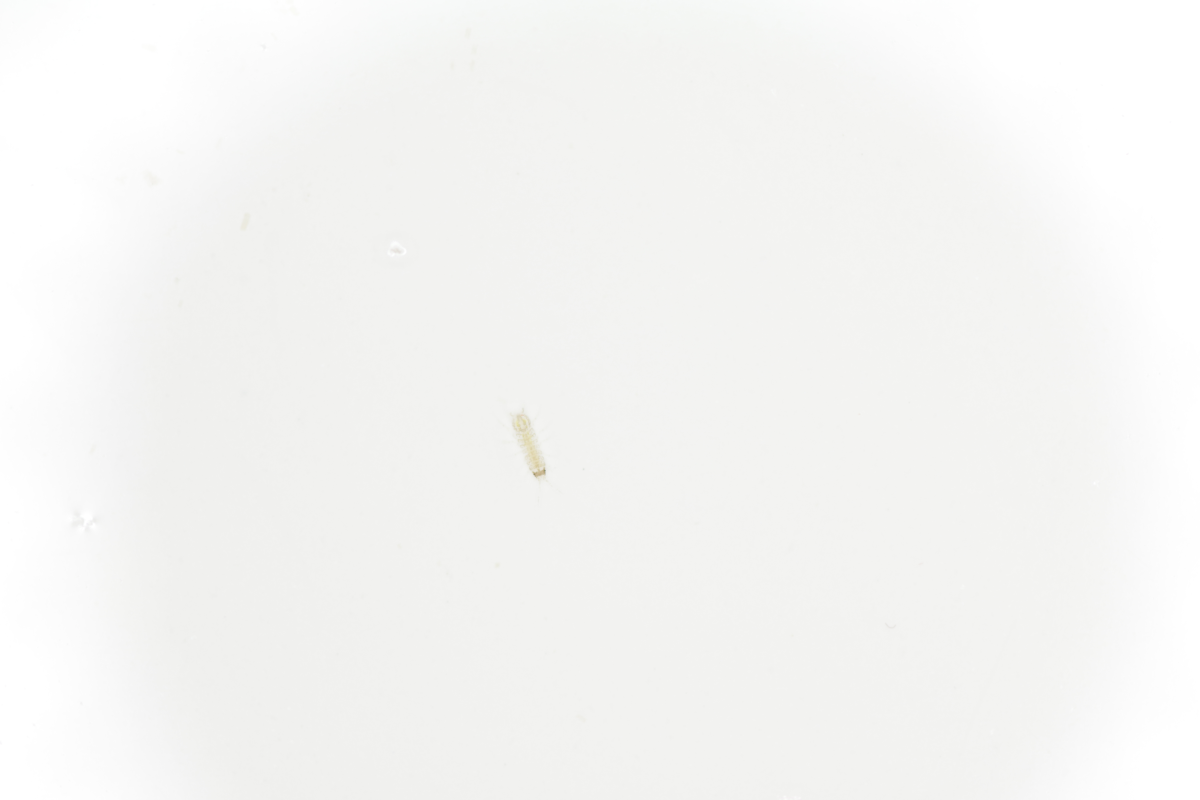
#> input picture python/camera/in/fam137_01_t2.jpg, 6000 x 4000 px (shown at 1/5 size); its folder holds only this picture in this run
$ python iso-cv-camera.py   (older library calls are emulated)
#> lines starting #> are read from the running program, lines starting #| are printed output that depends on the picture
# -*- coding: utf-8 -*-
"""
Created: 2017/10/25
Last Update: 2018/03/20
Version 2.9.1
@author: Moritz Lürig
"""

# %% import packages

import cv2
import os
import copy
import numpy as np
import numpy.ma as ma
from collections import Counter
import fileinput

#import shutil
#import re
#from PIL import Image


#%% set directories

# make this your directory
os.chdir("E:\GitHub\\iso-cv\\python\\camera")

# you need thee folders:
in_dir = "in" # raw colour images
gray_dir = "gray" # grayscale images with adjusted brightness
out_dir = "out" # output directory with control images and text files

for folder in [in_dir, gray_dir, out_dir]:
    if not os.path.exists(folder):
        os.makedirs(folder)


#%% adjust grayscale

ref = 240 # set reference value, depending on your brightness (fairly arbitrarily, between 180 and 248) - all images will have their histograms adjusted to this value

for i in os.listdir(in_dir):
    if i.endswith(".jpg") or i.endswith(".JPG"):

        new_img_name = os.path.splitext(i)[0] + "_gray" +  ".jpg"

# read imgs, check if exists to prevent overwriting
        if not os.path.isfile(os.path.join(gray_dir, new_img_name)):
            img = cv2.imread(os.path.join(in_dir, i),0)

# reduce resolution by 50% - important if you have a lot of images
            img = cv2.resize(img, (0,0), fx=0.5, fy=0.5)
#> img: shape (2000, 3000)

# threshold and collapse pixels into vector
            ret,thresh_img = cv2.threshold(img,245,0,cv2.THRESH_TOZERO_INV)
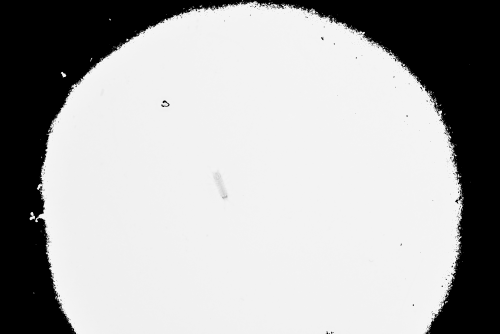
#> thresh_img: shape (2000, 3000) (shown at 1/6 size); min 0, max 245, mean 171.7
            erosion = cv2.erode(thresh_img,np.ones((7,7), np.uint8),iterations = 5)
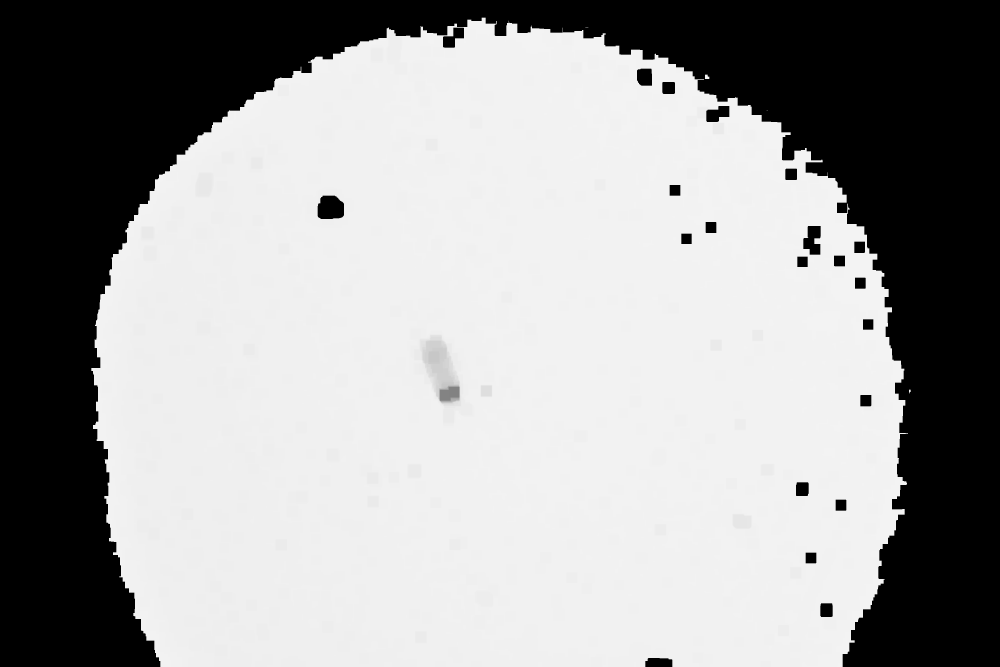
#> erosion: shape (2000, 3000) (shown at 1/3 size); min 0, max 244, mean 158.6
            vec = np.ravel(erosion[np.nonzero(erosion)])

# find most common grayscale values in vector
            mc = Counter(vec).most_common(9)
#> mc = [(242, 1336501), (241, 1076956), (240, 603131), (239, 506130), (243, 230547), (238, 116385), (237, 27540), (236, 14479), (234, 9245)]
            g = [item[0] for item in mc]
#> g = [242, 241, 240, 239, 243, 238, 237, 236, 234]
            med = np.median(g)
#> med = 239

# correct picture by subtraction or addition from reference (240)
            img_corr = img - (med-ref)
            print(new_img_name)

# save adjusted image
            cv2.imwrite(os.path.join(gray_dir, new_img_name), img_corr)

#%% set detection and phenotyping parameters + make textfile

detection_value = 799 # lower = lower sensitivity (e.g. if extremities are too clearly visible)
detection_iterations = 3 # higher = removes more noise from the picture, but also cuts pixels of objects

phenotyping_value = 599
phenotyping_iterations = 3

# add pixels to borders of object
kernel_close = (3,3) # the bigger the more gets added, increase if your isopods are "holey
iterations_close = 3

 # cut off pixels around borders of object
kernel_open = (7,7)  # the bigger the more gets cut off, increase if legs and antennae need to be trimmed
iterations_open = 3


# make ouput text files
if not os.path.isfile(os.path.join(out_dir, 'camera.txt')):
    res_file = open(os.path.join(out_dir, 'camera.txt'), 'w')
    res_file.write("Family" + "\t" + "Individual" + "\t" + "File" + "\t" + 'Length' +'\t' + 'Area'+ '\t'+ 'Mean'+ '\t'+  'StdDev'+ '\n')
    res_file.close()

#%% phenotyping procedure

for i in os.listdir(gray_dir):

    # extract info from filename, family name and individual
    fam = i[0:6]
    ind = i[7:9]

    # pick right scale (70 pixels = 1 mm)
    scale = 70

    # read images
    if all([not os.path.isfile(os.path.join(out_dir,"good", i)),
    not os.path.isfile(os.path.join(out_dir,"redone", i)),
    ]):

        if os.path.isfile(os.path.join(gray_dir,"redo", i)):
            img = cv2.imread(os.path.join(gray_dir,"redo", i),0)
            first = False
        else:
            img = cv2.imread(os.path.join(gray_dir, i),0)
            first = True

        ret,thresh_img = cv2.threshold(img,245,0,cv2.THRESH_TOZERO_INV)
        np.place(thresh_img, thresh_img > 0, 255)

        dilation = cv2.dilate(thresh_img,np.ones((9,9),np.uint8),iterations = 3)
        erosion = cv2.erode(dilation,np.ones((51,51), np.uint8),iterations = 10)

# =============================================================================
# i) find ROI in image
# =============================================================================

        # if first run, create ROI, else take redo-chunk:
        if first == True:
            morph = cv2.adaptiveThreshold(img,255,cv2.ADAPTIVE_THRESH_GAUSSIAN_C,cv2.THRESH_BINARY_INV,detection_value,detection_iterations)
            morph =  ma.array(data = morph, mask = np.logical_not(erosion)).filled(0)
            morph = cv2.morphologyEx(morph,cv2.MORPH_CLOSE,np.ones((kernel_close),np.uint8), iterations = iterations_close)

            morph1 = cv2.morphologyEx(morph,cv2.MORPH_OPEN,np.ones((kernel_open),np.uint8), iterations = iterations_open)
            ret, contours1, hierarchy = cv2.findContours(copy.deepcopy(morph1),cv2.RETR_EXTERNAL,cv2.CHAIN_APPROX_TC89_L1)

            # create ROI
            areas = []
            if contours1:
                for c in contours1:
                    areas.append(cv2.contourArea(c))
                largest = contours1[np.argmax(areas)]
            else:
                ret, contours, hierarchy = cv2.findContours(copy.deepcopy(morph),cv2.RETR_EXTERNAL,cv2.CHAIN_APPROX_TC89_L1)
                for c in contours:
                    areas.append(cv2.contourArea(c))
                largest = contours[np.argmax(areas)]

            (x,y),radius = cv2.minEnclosingCircle(largest)
            x = int(x)
            y = int(y)
            q=400
            roi = img[max(0,y-q):y+q,max(0,x-q):x+q]   # img[y-400:y+400, x-400:x+400]
        else:
            roi = img

# =============================================================================
# ii) work with ROI
# =============================================================================

        morph2 = cv2.adaptiveThreshold(roi,255,cv2.ADAPTIVE_THRESH_GAUSSIAN_C,cv2.THRESH_BINARY_INV,phenotyping_value,phenotyping_iterations)
        morph2 = cv2.morphologyEx(morph2,cv2.MORPH_CLOSE,np.ones((kernel_close),np.uint8), iterations = iterations_close)
        morph2 = cv2.morphologyEx(morph2,cv2.MORPH_OPEN,cv2.getStructuringElement(cv2.MORPH_CROSS,kernel_open), iterations = iterations_open)
        ret2, contours2, hierarchy2 = cv2.findContours(copy.deepcopy(morph2),cv2.RETR_EXTERNAL,cv2.CHAIN_APPROX_TC89_L1)

        # continue ONLY make files IF countour exists, otherwise don't add line to text file BUT make image
        if contours2:
            areas2 = [cv2.contourArea(cnt) for cnt in contours2]  # list of contours in ROI
            largest2 = contours2[np.argmax(areas2)]               # largest contour in ROI

        # combine contours from multiple detection procedures
        # conc = np.concatenate((largest1, largest2), axis=0)
            conc = largest2


            ##### step 3 - create masked array and do algebra on area #####
            mask = np.zeros_like(roi) # Create mask where white is what we want, black otherwise
            mask = cv2.drawContours(mask, [conc], 0, 255, -1) # Draw filled contour in mask
            mask = cv2.erode(mask,np.ones((5,5),np.uint8),iterations = 1)
            masked =  ma.array(data = roi, mask = np.logical_not(mask))

        #resized = cv2.resize(img, (0,0), fx=0.3, fy=0.3)
        #cv2.imshow('Output', resized)
        #cv2.waitKey(0)

            (x,y),radius = cv2.minEnclosingCircle(conc)
            radius = int(radius)
            length = round((radius * 2)/scale,2)

            try:
                mean = int(np.mean(masked))
                sd = round(float(np.std(masked)),2)
                area = round((cv2.contourArea(conc)/scale)/scale,2)
            except:
                pass

            ##### step 4 - write to files #####
            res_string = fam + "\t" + ind +  "\t"  + i + "\t" + str(length) + "\t" + str(area) + "\t" + str(mean) + "\t" + str(sd) + "\n"

            if i in open(os.path.join(out_dir, 'camera.txt'), "r").read():
                for line in fileinput.input(os.path.join(out_dir, 'camera.txt'), inplace=1, backup='.bak'):
                    if i in line:
                        print(res_string, end="")
                    else:
                        print(line, end="")
            else:
                with open(os.path.join(out_dir, 'camera.txt'), "a") as res_file:
                    print(res_string, end="", file = res_file)

            roi = cv2.cvtColor(roi, cv2.COLOR_GRAY2BGR)
            roi = cv2.circle(roi,(int(x),int(y)), radius,(255,0,0),2)
            roi = cv2.drawContours(roi, [largest2], 0, (0,0,255), 2)
        cv2.imwrite(os.path.join(out_dir, i), roi)
        print(i)


# [39 lines of commented-out code are left out]

$ run again, on python/camera/in/fam137_06_t2.jpg
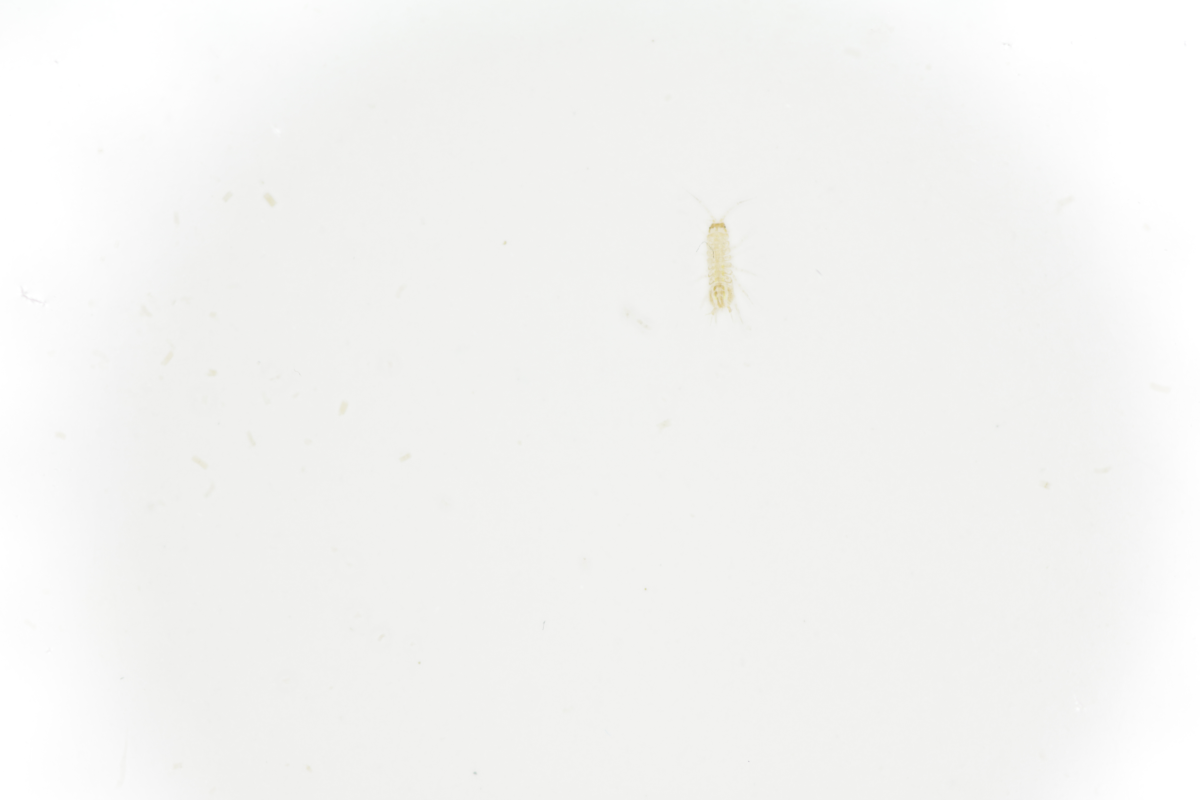
#> input picture python/camera/in/fam137_06_t2.jpg, 6000 x 4000 px (shown at 1/5 size)
#> `erosion = cv2.erode(thresh_img,np.ones((7,7), np.uint8),iterations = 5)`:
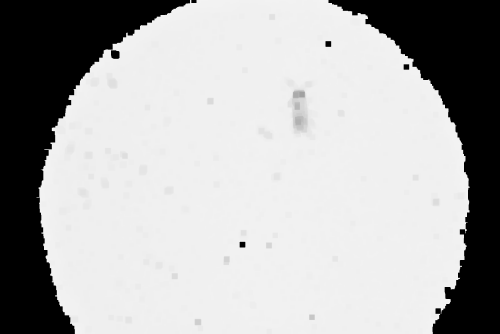
#> erosion: shape (2000, 3000) (shown at 1/6 size); min 0, max 244, mean 175.9
#> mc = [(240, 2247056), (239, 867192), (241, 744598), (238, 191376), (242, 111496), (237, 53796), (236, 33890), (235, 28352), (234, 16851)]
#> g = [240, 239, 241, 238, 242, 237, 236, 235, 234]
#> med = 238
#> `img_corr = img - (med-ref)`:
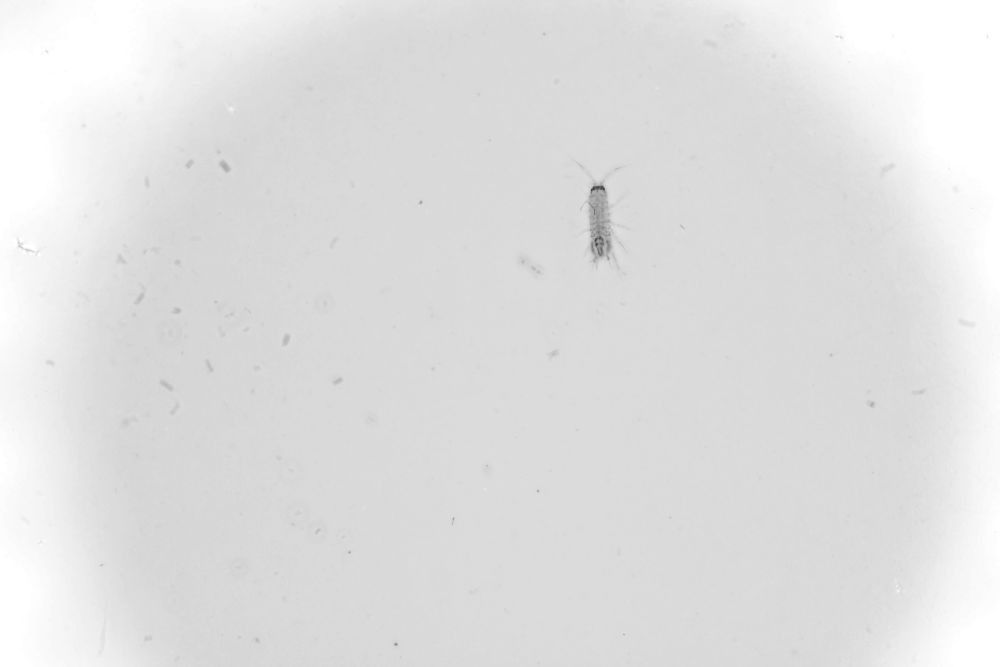
#> img_corr: shape (2000, 3000) float64 (shown at 1/3 size); min 163, max 257, mean 245.7; drawn with min black and max white

$ run again, on python/camera/in/fam137_07_t2.jpg
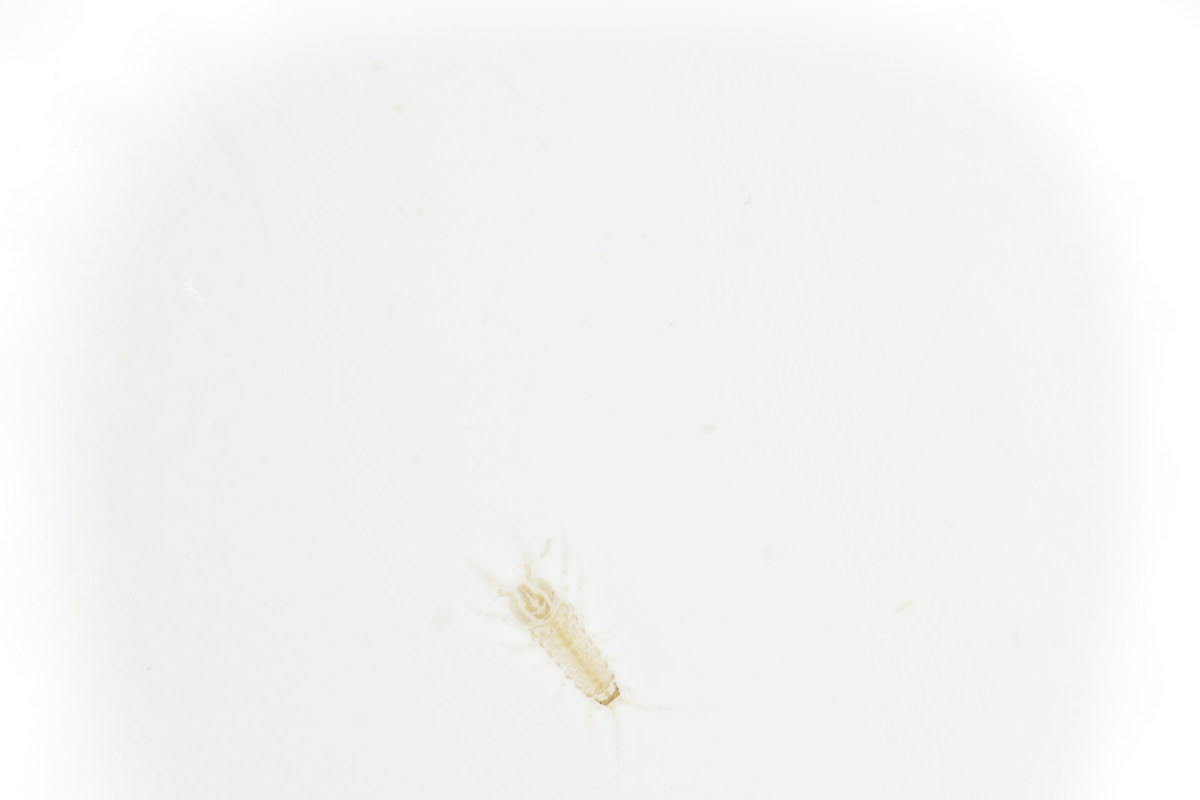
#> input picture python/camera/in/fam137_07_t2.jpg, 6000 x 4000 px (shown at 1/5 size)
#> `ret,thresh_img = cv2.threshold(img,245,0,cv2.THRESH_TOZERO_INV)`:
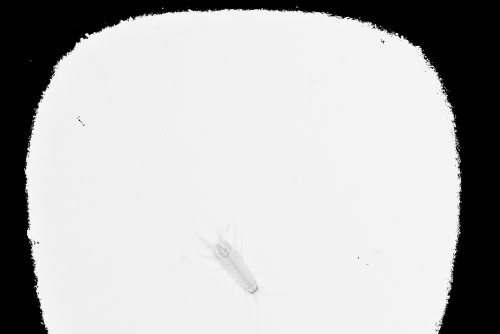
#> thresh_img: shape (2000, 3000) (shown at 1/6 size); min 0, max 245, mean 185.8
#> `erosion = cv2.erode(thresh_img,np.ones((7,7), np.uint8),iterations = 5)`:
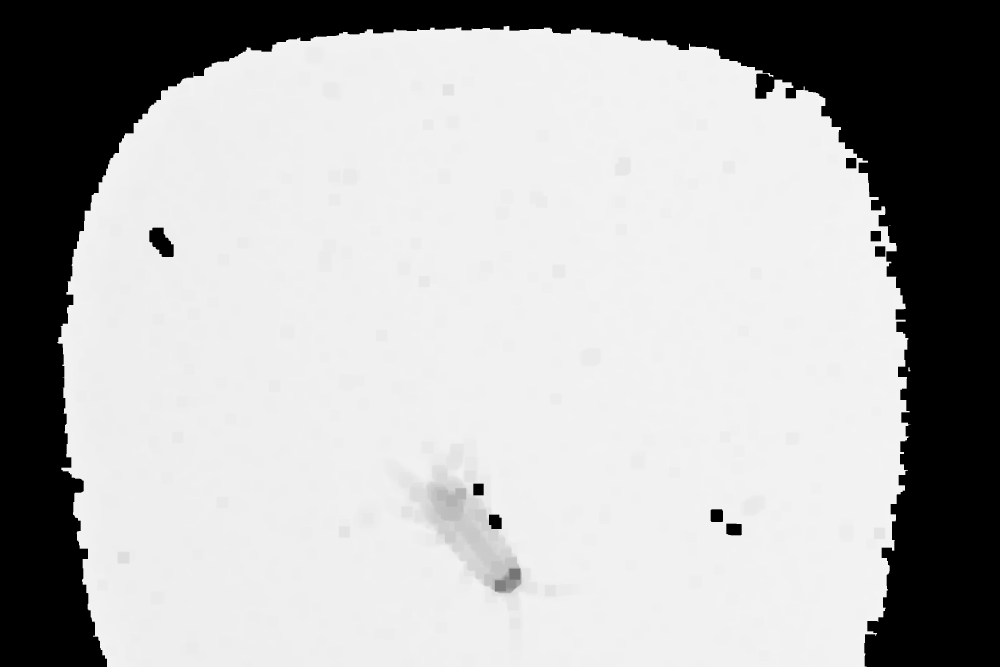
#> erosion: shape (2000, 3000) (shown at 1/3 size); min 0, max 244, mean 175
#> mc = [(241, 1236134), (242, 918126), (239, 717245), (240, 658061), (238, 524448), (237, 94243), (243, 65997), (236, 33489), (235, 24151)]
#> g = [241, 242, 239, 240, 238, 237, 243, 236, 235]
#> med = 239
